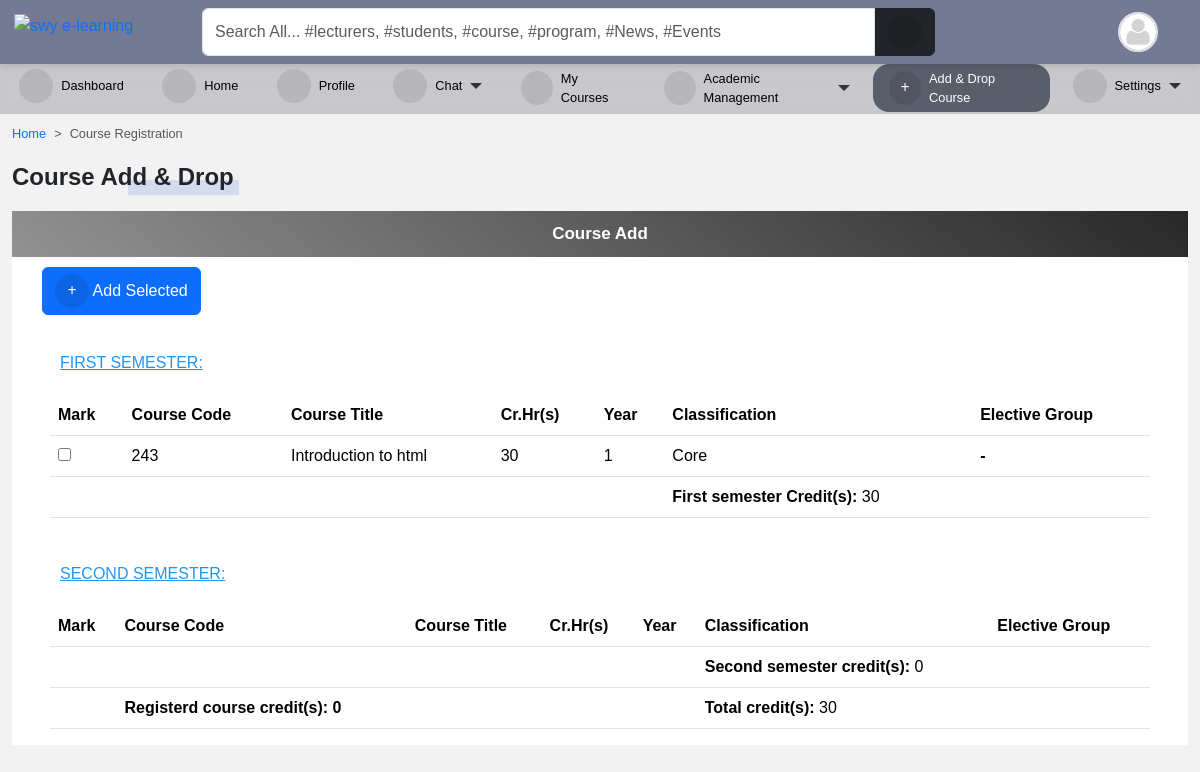
Screenshot of /programs/course/registration/ (signed in) with the database file from the repository.
### accounts/models.py (models this page shows, shortened)
class User(AbstractUser):
    is_student = models.BooleanField(default=False)
    is_lecturer = models.BooleanField(default=False)
    gender = models.CharField(max_length=1, choices=GENDERS, blank=True, null=True)
    phone = models.CharField(max_length=60, blank=True, null=True)
    address = models.CharField(max_length=60, blank=True, null=True)
    picture = models.ImageField(
        upload_to="profile_pictures/%y/%m/%d/", default="default.png", null=True
    )
    email = models.EmailField(blank=True, null=True)
    username_validator = ASCIIUsernameValidator()
    objects = CustomUserManager()
    class Meta:
        ordering = ("-date_joined",)
    @property
    def get_user_role(self):
        if self.is_superuser:
            role = "Admin"
        elif self.is_student:
            role = "Student"
        elif self.is_lecturer:
            role = "Lecturer"
        return role

### course/models.py (models this page shows, shortened)
class Course(models.Model):
    slug = models.SlugField(blank=True, unique=True)
    title = models.CharField(max_length=200, null=True)
    code = models.CharField(max_length=200, unique=True, null=True)
    credit = models.IntegerField(null=True, default=0)
    summary = models.TextField(max_length=200, blank=True, null=True)
    program = models.ForeignKey(Program, on_delete=models.CASCADE)
    level = models.CharField(max_length=25, choices=LEVEL, null=True)
    year = models.IntegerField(choices=YEARS, default=0)
    semester = models.CharField(choices=SEMESTER, max_length=200)
    is_elective = models.BooleanField(default=False, blank=True, null=True)
    objects = CourseManager()

### accounts/decorators.py (the view)
    def wrapper(request, *args, **kwargs):
        if test_func(request.user):
            return function(request, *args, **kwargs) if function else None
        else:
            return redirect(redirect_to)

### core/models.py (called while the page is built)
    def __str__(self):
        return self.semester

### templates/course/course_registration.html (shortened to what this page needs)
{% extends 'base.html' %}
{% load static %}
{% load crispy_forms_tags %}
{% block content %}
<nav style="--bs-breadcrumb-divider: '>';" aria-label="breadcrumb">
    <ol class="breadcrumb">
        <li class="breadcrumb-item"><a href="/">Home</a></li>
        <li class="breadcrumb-item active" aria-current="page">Course Registration</li>
    </ol>
</nav>
<p class="title-1">Course Add &amp; Drop</p>
{% if current_semester %}
{% if is_calender_on == False %}
<div class="alert bg-danger">
    <h1 class="text-light text-center">Calender is off</h1>
    <h5 class="text-light text-center">Check the university calender</h5>
</div>
{% else %}
{% if not all_courses_are_registered %}
<form action="{% url 'course_registration' %}" method="POST">{% csrf_token %}
    <div class="col-md-12 p-0 bg-white">
        <p class="form-title fw-bold">Course Add</p>
        <div class="container">
            <div class="d-flex justify-content-between mb-3">
                <button title="Save Score" type="submit" class="btn btn-primary"><i class="fa fa-plus"></i> Add
                    Selected</button>
            </div>
            <div class="table-responsive p-0 px-2 mt-2">
                <div class="table-title"><u>First Semester:</u></div>
                <div class="table-shadow">
                    <table class="table">
                        <thead>
                            <tr>
                                <th>Mark</th>
                                <th>Course Code</th>
                                <th>Course Title</th>
                                <th>Cr.Hr(s)</th>
                                <th>Year</th>
                                <th>Classification</th>
                                <th>Elective Group</th>
                            </tr>
                        </thead>
                        <tbody>
                            {% for course in courses %}
                            {% if course.semester == "First" %}
                            <tr>
                                <th scope="row">
                                    <input name="{{ course.pk }}" value="{{ course.courseUnit }}" type="checkbox">
                                </th>
                                <td>{{ course.code }}</td>
                                <td>{{ course.title }}</td>
                                <td>{{ course.credit }}</td>
                                <td>{{ course.year }}</td>
                                {% if course.is_elective %}
                                <td>Elective</td>
                                {% else %}
                                <td>Core</td>
                                {% endif %}
                                <th>-</th>
                            </tr>
                            {% endif %}
                            {% endfor %}
                            <tr>
                                <th></th>
                                <td></td>
                                <td></td>
                                <td></td>
                                <td></td>
                                <td><b>First semester Credit(s):</b> {{ total_first_semester_credit }} </td>
                                <td></td>
                            </tr>
                        </tbody>
                    </table>
                </div>
            </div>
            <div class="table-responsive p-0 px-2 mt-2">
                <div class="table-title"><u>Second Semester:</u></div>
                <div class="table-shadow">
                    <table class="table">
                        <thead>
                            <tr>
                                <th>Mark</th>
                                <th>Course Code</th>
                                <th>Course Title</th>
                                <th>Cr.Hr(s)</th>
                                <th>Year</th>
                                <th>Classification</th>
                                <th>Elective Group</th>
                            </tr>
                        </thead>
                        <tbody>
                            <tr>
                                <th></th>
                                <td></td>
                                <td></td>
                                <td></td>
                                <td></td>
                                <td><b>Second semester credit(s):</b> {{ total_sec_semester_credit }} </td>
                                <td></td>
                            </tr>
                            <tr>
                                <th scope="row"></th>
                                <td><b>Registerd course credit(s): <a id="units">{{ total_registered_credit }}</a></b>
                                </td>
                                <td></td>
                                <td></td>
                                <td></td>
                                <td><b>Total credit(s):</b> {{ total_sec_semester_credit|add:total_first_semester_credit }} </td>
                                <td></td>
                            </tr>
                        </tbody>
                    </table>
                </div>
            </div>
        </div>
    </div>
</form>
{% endif %}
<br>
<br>
{% endif %}
{% endif %}
{% endblock content %}

### templates/navbar.html (shortened to what this page needs)
{% load static %}
<div id="top-navbar" class="py-2 top-navbar">
	<div class="container">
		<a href="/" class="head-logo">
			<img src="{% static 'img/swy e-learning.jpg' %}" width="40px" alt="swy e-learning">
		</a>
		<div class="nav-wrapper">
			<form class="form-header" action="{% url 'query' %}" method="GET">
				<input id="primary-search" class="form-control rounded-end-0" type="text" name="q" value="{{ request.GET.q }}"
					placeholder="Search All... #lecturers, #students, #course, #program, #News, #Events" required />
				<button class="btn btn-dark rounded-start-0" type="submit">
					<i class="fas fa-search"></i>
				</button>
			</form>
			<div class="dropdown index">
				<div class="avatar border border-2" type="button" data-bs-toggle="dropdown" aria-expanded="false">
					<img src="{{ request.user.picture.url }}">
				</div>
			</div>
		</div>
	</div>
</div>

### static/scss/style1.css (style rules this page uses)
*, body { font-family: "Rubik", sans-serif; }
body { background-color: #f3f2f2; }
.table td, .table th { vertical-align: middle; }
.table input { padding: 10px; max-width: 130px; border-style: none; border: 1px solid #bbbbbb; border-radius: 0.25rem; transition: 0.3s; }
.table-title { text-transform: uppercase; font-size: 16px; padding: 10px; margin: 10px 0; color: #2196f3; }
#top-navbar { position: fixed; top: 0; right: 0; -webkit-margin-start: -10px; z-index: 90; padding: 0; background: #747a94; box-shadow: 0px 2px 5px 0px rgba(0, 0, 0, 0.1); transition: 0.3s; margin: 0; }
#top-navbar .container { display: flex; background-color: transparent; position: relative; }
#top-navbar .nav-wrapper { display: flex; flex-wrap: wrap; justify-content: space-between; align-items: center; width: 100%; margin-left: 10rem; background-color: transparent; }
#top-navbar .nav-wrapper .form-header { display: flex; flex: 0.8; }
#top-navbar .nav-wrapper .form-header button { flex: 0.1; }
#top-navbar { left: 0; }
.avatar { width: 40px; height: 40px; border-radius: 50%; overflow: hidden; }
.avatar img { width: 100%; height: 100%; -o-object-fit: cover; object-fit: cover; }
a { color: var(--bs-primary); text-decoration: none; }
.title-1 { position: relative; display: inline-flex; align-items: center; font-family: inherit; text-transform: capitalize; font-weight: 700; font-size: 24px; border-radius: 0.2em; }
.title-1::before { content: ""; position: absolute; bottom: 0; right: -5px; width: 50%; height: 15px; z-index: -1; border-radius: 1px; background-color: rgba(83, 126, 226, 0.2); animation: lineAnim 1s ease-in forwards; }
.form-title { display: flex; align-items: center; justify-content: center; font-weight: 400; font-size: 17px; padding: 10px; background: linear-gradient(40deg, #929292, #282828); color: #ffffff; text-align: center; margin-bottom: 10px; }
.fas, .fa { font-size: 16px; display: inline-flex; align-items: center; justify-content: center; width: 34px; height: 34px; background-color: rgba(0, 0, 0, 0.093); border-radius: 50%; }

### templates/aside.html (style rules this page uses)
li { font-size: .8rem; }

### templates/navbar.html (style rules this page uses)
.head-logo { position: absolute; left: -1rem; top: 0.3rem; }

### rows the page displays
User: user.picture (placeholder picture)
Course: code "243", title "Introduction to html", credit "30", year "1", is_elective "Core"

### other values shown
{{ total_first_semester_credit }} "30"
{{ total_sec_semester_credit }} "0"
{{ total_registered_credit }} "0"
{{ total_sec_semester_credit|add:total_first_semester_credit }} "30"
